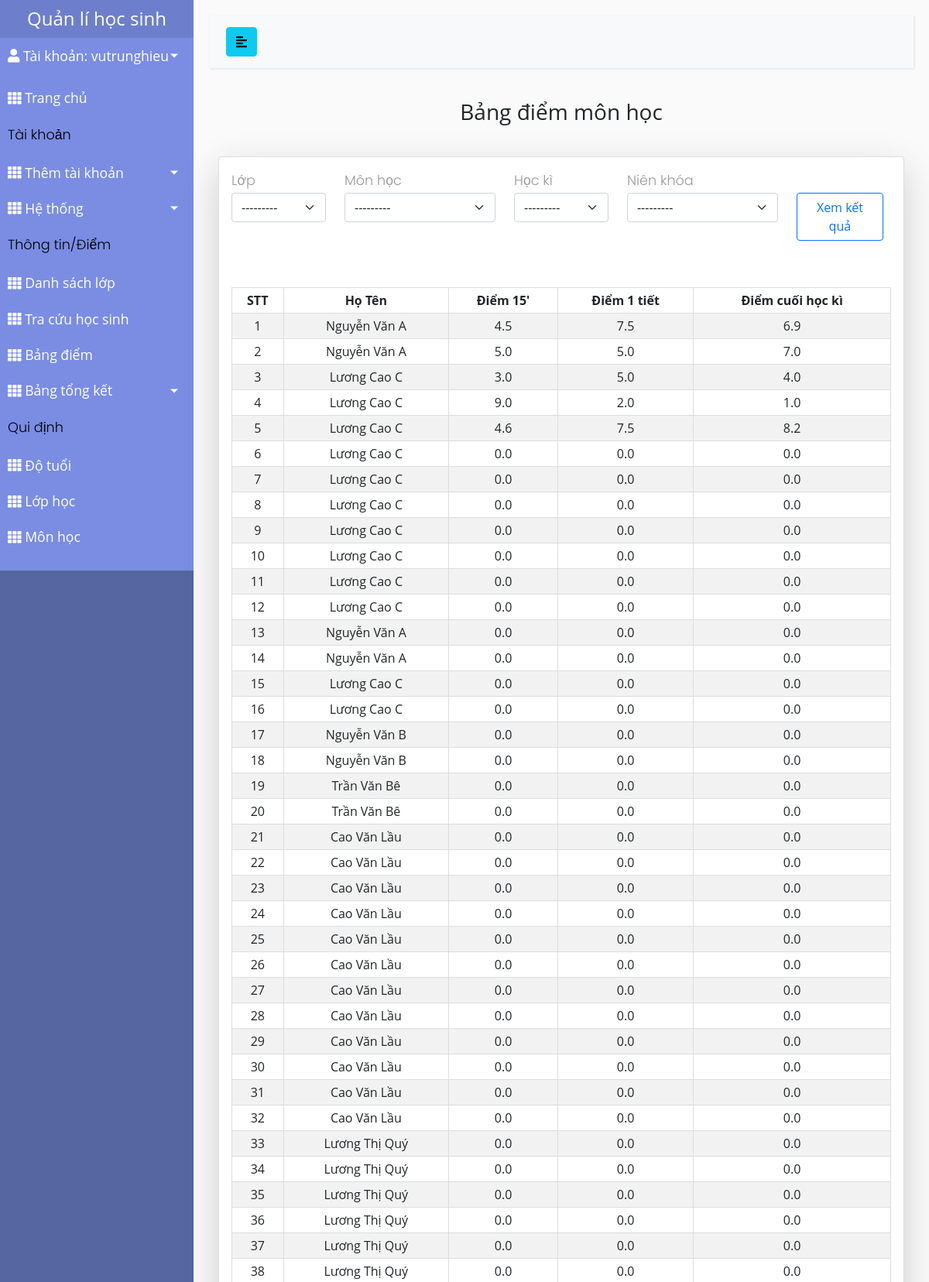
Page /bangdiem/ (signed in, upper part) on the committed database.
### studentMan/models.py (models this page shows, shortened)
class CustomUser(AbstractUser):
    USER_TYPE = (('1', "Admin"), ('2', "Teacher"), ('3', "Student"))
    SEX_CATELOGY = [("1", "Nam"), ("0", "Nữ")]
    now = datetime.now().strftime('%Y-%m-%d')
    username = models.CharField(max_length=200, unique=True)
    role = models.CharField(default='1', choices=USER_TYPE, max_length=1)
    is_active = models.BooleanField(default=True)
    is_staff = models.BooleanField(default=False)
    is_superuser = models.BooleanField(default=False)
    name = models.CharField(default='', max_length=200)
    dateOfBirth = models.DateTimeField(default=datetime.strptime(now,'%Y-%m-%d'))
    sex = models.CharField(default='1', choices=SEX_CATELOGY,max_length=1)
    phone = models.CharField(default='', max_length=20)
    email = models.EmailField(default='')
    address = models.TextField(default='')
    USERNAME_FIELD = "username"
    REQUIRED_FIELDS = []
    objects = CustomUserManager()
    def __str__(self):
        return self.username

class Age(models.Model):
    year = models.CharField(max_length=200, unique=True)
    max_age = models.IntegerField(null=False)
    min_age = models.IntegerField(null=False)
    def __str__(self):
        return self.year

class Mark(models.Model):
    SEMESTER_CATEGORY = (
        ('1', '1'),
        ('2', '2')
    )
    student = models.ForeignKey(Student, on_delete=models.CASCADE)
    subject = models.ForeignKey(Subject, on_delete=models.CASCADE)
    semester_mark = models.CharField(max_length=200, null=False, choices=SEMESTER_CATEGORY)
    markFifteen = models.FloatField(null=True, blank=True)
    markOne = models.FloatField(null=True, blank=True)
    markFinal = models.FloatField(null=True, blank=True)

class Student(models.Model):
    user = models.OneToOneField(CustomUser, on_delete=models.CASCADE)
    classOfSchool = models.ManyToManyField(ClassOfSchool, blank=True)

### studentMan/decorators.py (the view)
        def wrapper_func(request, *args, **kwargs):
            role = CustomUser.objects.get(username=request.user.username).role
            if role:
                role = CustomUser.USER_TYPE[int(role) - 1][1]
            if role in allowed_roles:
                return view_func(request, *args, **kwargs)
            else:
                return HttpResponse('You are not authorized to view this page')

### studentMan/context_processors.py (called while the page is built)
def get_role(request):
    user = CustomUser.objects.filter(username=request.user.username)
    role = ""
    if len(user) != 0:
        role = CustomUser.USER_TYPE[int(user[0].role) - 1][1]
    return {'role': role}

### studentMan/views.py (called while the page is built)
@login_required(login_url='login')
@allowed_users(allowed_roles=['Admin'])
def bangDiem(request):
    marks = Mark.objects.all()
    myFilter = MarkFilter(request.GET, queryset=marks)
    marks = myFilter.qs
    context = {
        'marks': marks,
        'myFilter': myFilter,
    }
    return render(request, 'admin_template/bangDiem.html', context=context)

### studentMan/templates/admin_template/bangDiem.html (shortened to what this page needs)
{% extends 'studentMan/base.html' %}
{% load static %}
{% block content %}
    <h3 class="label">Bảng điểm môn học</h3>
    <div class="card card-body shadow-lg">
        <form method="get" class="main_form-header">
            <div class="main_form_class row">
                <div class="main_form_title col-lg-2">
                    <p>Lớp</p>
                </div>
                <div class="main_form_title col-lg-3">
                    <p>Môn học</p>
                </div>
                <div class="main_form_title col-lg-2">
                    <p>Học kì</p>
                </div>
                <div class="main_form_title col-lg-3">
                    <p>Niên khóa</p>
                </div>
            </div>
            <div class="main_form_class row">
                <div class="main_form_select col-lg-2">
                        {{myFilter.form.classOfSchool}}
                </div>
                <div class="main_form_select col-lg-3">
                        {{myFilter.form.subject}}
                </div>
                <div class="main_form_select col-lg-2">
                        {{myFilter.form.semester_mark}}
                </div>
                <div class="main_form_select col-lg-3">
                        {{myFilter.form.year}}
                </div>
                <div class="col-lg-2">
                    <button type="submit" class="btn btn-outline-primary col-lg-11">Xem kết quả</button>
                </div>
            </div>
        </form>
        <table class="table table-sm">
            <tr>
                <th>STT</th>
                <th>Họ Tên</th>
                <th>Điểm 15'</th>
                <th>Điểm 1 tiết</th>
                <th>Điểm cuối học kì</th>
            </tr>
            {% for mark in marks %}
                <tr>
                    <td>{{ forloop.counter }}</td>
                    <td>{{mark.student.user.name}}</td>
                    <td>{{mark.markFifteen}}</td>
                    <td>{{mark.markOne}}</td>
                    <td>{{mark.markFinal}}</td>
                </tr>
            {% endfor %}
        </table>
    </div>
{% endblock content %}

### studentMan/templates/studentMan/sidebar_template.html (shortened to what this page needs)
{% load static %}
<aside>
    <div class="sidebar-header" style="padding: 10px 20px">
        <a href="{% url 'admin_home' %}" class="brand-link">
            <h4 class="HEADER" style="margin: 0">Quản lí học sinh</h4>
        </a>
    </div>
    <link rel="stylesheet" href="{% static './css/roles.css' %}">
    <nav>
        <ul class="list-unstyled components">
            <li class="info">
                <a href="#profileMunu" data-toggle="collapse" aria-expanded="false" class="dropdown-toggle mb-2">
                    <i class="nav-icon fas fa-user"></i>
                    Tài khoản: {{user}}
                </a>
            </li>
            {% if role == 'Admin' %}
                <li>
                    {% url 'admin_home' as admin_home %}
                    <a href="{{ admin_home }}" class="{% if admin_home == request.path %} active {% endif %}">
                        <i class="nav-icon fas fa-th"></i>
                        <span>
                            Trang chủ
                        </span>
                    </a>
                </li>
                <div class="sidebar-content"><p>Tài khoản</p></div>
                <li>
                    <a href="#accountSubmenu" data-toggle="collapse" aria-expanded="false" class="dropdown-toggle">
                        <i class="nav-icon fas fa-th"></i>
                        <span>
                            Thêm tài khoản
                        </span>
                    </a>
                </li>
                <li>
                    <a href="#listAccountSubmenu" data-toggle="collapse" aria-expanded="false" class="dropdown-toggle">
                        <i class="nav-icon fas fa-th"></i>
                            <span>Hệ thống</span>
                    </a>
                </li>
            {% endif %}
            <div class="sidebar-content"><p>Thông tin/Điểm</p></div>
            {% if role == 'Admin' or role == 'Teacher' %}
                <li>
                    {% url 'dsLop' as dsLop %}
                    <a href="{{ dsLop }}" class="{% if dsLop == request.path %} active {% endif %}">
                        <i class="nav-icon fas fa-th"></i>
                        <span>Danh sách lớp</span>
                    </a>
                </li>
            {%endif%}
            {% if role == 'Admin' or role == 'Teacher' %}
                <li>
                    {% url 'chonNienKhoaTraCuu' as chonNienKhoaTraCuu %}
                    <a href="{{ chonNienKhoaTraCuu }}"
                        class="{% if chonNienKhoaTraCuu == request.path %} active {% endif %}">
                        <i class="nav-icon fas fa-th"></i>
                        <span>
                    Tra cứu học sinh
                </span>
                    </a>
                </li>
            {% endif %}
            {% if role == 'Admin' %}
                <li>
                    {% url 'bangDiem' as bangDiem %}
                    <a href="{{ bangDiem }}"
                        class="{% if bangDiem == request.path %} active {% endif %}">
                        <i class="nav-icon fas fa-th"></i>
                        <span>
                        Bảng điểm
                    </span>
                    </a>
                </li>
            {%endif%}
            {% if role == 'Admin' %}
            <li>
                <a href="#summarySubmenu" data-toggle="collapse" aria-expanded="false" class="dropdown-toggle">
                    <i class="nav-icon fas fa-th"></i>
                    <span>
                    Bảng tổng kết
                </span>
                </a>
            </li>
            {%endif%}
            {% if role == 'Admin' %}
                <div class="sidebar-content"><p>Qui định</p></div>
                <li class="nav-item">
                    {% url 'quanLiTuoi' as quan_li_do_tuoi %}
                    <a href="{{ quan_li_do_tuoi }}"
                        class="{% if quan_li_do_tuoi == request.path %} active {% endif %}">
                        <i class="nav-icon fas fa-th"></i>
                        <span>Độ tuổi</span>
                    </a>
                </li>
                <li class="nav-item">
                    {% url 'quanLiLop' as quan_li_lop_hoc %}
                    <a href="{{ quan_li_lop_hoc }}"
                        class="{% if quan_li_lop_hoc == request.path %} active {% endif %}">
                        <i class="nav-icon fas fa-th"></i>
                        <span>Lớp học</span>
                    </a>
                </li>
                <li class="nav-item">
                    {% url 'quanLiMon' as quan_li_mon_hoc %}
                    <a href="{{ quan_li_mon_hoc }}"
                        class="{% if quan_li_mon_hoc == request.path %} active {% endif %}">
                        <i class="nav-icon fas fa-th"></i>
                        <span>Môn học</span>
                    </a>
                </li>
            {% endif %}
        </ul>
    </nav>
</aside>

### static/css/styles.css (style rules this page uses)
body { font-family: "Open Sans", sans-serif; background: #fafafa; position: relative }
p { font-family: 'Poppins', sans-serif; font-size: 1.1em; font-weight: 300; line-height: 1.7em; color: #999; }
a, a:hover, a:focus { color: inherit; text-decoration: none; transition: all 0.3s; }
#sidebar .sidebar-header { padding: 20px; background: #6d7fcc; }
#sidebar .sidebar-content { color: #000; }
#sidebar ul.components { padding: 20px 0; border-bottom: 1px solid #47748b; }
#sidebar ul p { color: #000; padding: 10px; margin-bottom: 0; }
#sidebar ul li a { padding: 10px; font-size: 1.1em; display: block; }
a[data-toggle="collapse"] { position: relative; }
.dropdown-toggle::after { display: block; position: absolute; top: 50%; right: 20px; transform: translateY(-50%); }
#content .label { text-align: center; margin-bottom: 40px; }

### static/css/styles_table.css (style rules this page uses)
table, td, th { border: 1px solid #ddd; text-align: center; }
table { border-collapse: collapse; width: 100%; }
th, td { padding: 15px; }
tr:nth-child(even) { background-color: #f2f2f2; }
.main_form-header { margin-bottom: 60px; }
.main_form_title { display: flex; flex-direction: column; justify-content: center; }
.main_form_title p { margin: 0; }

### static/css/roles.css (style rules this page uses)
.HEADER { text-align: center; }
.list-unstyled.components { padding-top: 0 !important; background-color: #7A8DE3FF; }

### rows in the picture
CustomUser: username "vutrunghieu"
Age: year "---------"
Mark: student.user.name "Nguyễn Văn A", markFifteen "4.5", markOne "7.5", markFinal "6.9"
Mark: student.user.name "Nguyễn Văn A", markFifteen "5.0", markOne "5.0", markFinal "7.0"
Mark: student.user.name "Lương Cao C", markFifteen "3.0", markOne "5.0", markFinal "4.0"
Mark: student.user.name "Lương Cao C", markFifteen "9.0", markOne "2.0", markFinal "1.0"
Mark: student.user.name "Lương Cao C", markFifteen "4.6", markOne "7.5", markFinal "8.2"
Mark: student.user.name "Lương Cao C", markFifteen "0.0", markOne "0.0", markFinal "0.0"
Mark: student.user.name "Lương Cao C", markFifteen "0.0", markOne "0.0", markFinal "0.0"
Mark: student.user.name "Lương Cao C", markFifteen "0.0", markOne "0.0", markFinal "0.0"
Mark: student.user.name "Lương Cao C", markFifteen "0.0", markOne "0.0", markFinal "0.0"
Mark: student.user.name "Lương Cao C", markFifteen "0.0", markOne "0.0", markFinal "0.0"
Mark: student.user.name "Lương Cao C", markFifteen "0.0", markOne "0.0", markFinal "0.0"
Mark: student.user.name "Lương Cao C", markFifteen "0.0", markOne "0.0", markFinal "0.0"
Mark: student.user.name "Nguyễn Văn A", markFifteen "0.0", markOne "0.0", markFinal "0.0"
Mark: student.user.name "Nguyễn Văn A", markFifteen "0.0", markOne "0.0", markFinal "0.0"
Mark: student.user.name "Lương Cao C", markFifteen "0.0", markOne "0.0", markFinal "0.0"
Mark: student.user.name "Lương Cao C", markFifteen "0.0", markOne "0.0", markFinal "0.0"
Mark: student.user.name "Nguyễn Văn B", markFifteen "0.0", markOne "0.0", markFinal "0.0"
Mark: student.user.name "Nguyễn Văn B", markFifteen "0.0", markOne "0.0", markFinal "0.0"
Mark: student.user.name "Trần Văn Bê", markFifteen "0.0", markOne "0.0", markFinal "0.0"
Mark: student.user.name "Trần Văn Bê", markFifteen "0.0", markOne "0.0", markFinal "0.0"
Mark: student.user.name "Cao Văn Lầu", markFifteen "0.0", markOne "0.0", markFinal "0.0"
Mark: student.user.name "Cao Văn Lầu", markFifteen "0.0", markOne "0.0", markFinal "0.0"
Mark: student.user.name "Cao Văn Lầu", markFifteen "0.0", markOne "0.0", markFinal "0.0"
Mark: student.user.name "Cao Văn Lầu", markFifteen "0.0", markOne "0.0", markFinal "0.0"
Mark: student.user.name "Cao Văn Lầu", markFifteen "0.0", markOne "0.0", markFinal "0.0"
Mark: student.user.name "Cao Văn Lầu", markFifteen "0.0", markOne "0.0", markFinal "0.0"
Mark: student.user.name "Cao Văn Lầu", markFifteen "0.0", markOne "0.0", markFinal "0.0"
Mark: student.user.name "Cao Văn Lầu", markFifteen "0.0", markOne "0.0", markFinal "0.0"
Mark: student.user.name "Cao Văn Lầu", markFifteen "0.0", markOne "0.0", markFinal "0.0"
Mark: student.user.name "Cao Văn Lầu", markFifteen "0.0", markOne "0.0", markFinal "0.0"
Mark: student.user.name "Cao Văn Lầu", markFifteen "0.0", markOne "0.0", markFinal "0.0"
Mark: student.user.name "Cao Văn Lầu", markFifteen "0.0", markOne "0.0", markFinal "0.0"
Mark: student.user.name "Lương Thị Quý", markFifteen "0.0", markOne "0.0", markFinal "0.0"
Mark: student.user.name "Lương Thị Quý", markFifteen "0.0", markOne "0.0", markFinal "0.0"
Mark: student.user.name "Lương Thị Quý", markFifteen "0.0", markOne "0.0", markFinal "0.0"
Mark: student.user.name "Lương Thị Quý", markFifteen "0.0", markOne "0.0", markFinal "0.0"
Mark: student.user.name "Lương Thị Quý", markFifteen "0.0", markOne "0.0", markFinal "0.0"
Mark: student.user.name "Lương Thị Quý", markFifteen "0.0", markOne "0.0", markFinal "0.0"
